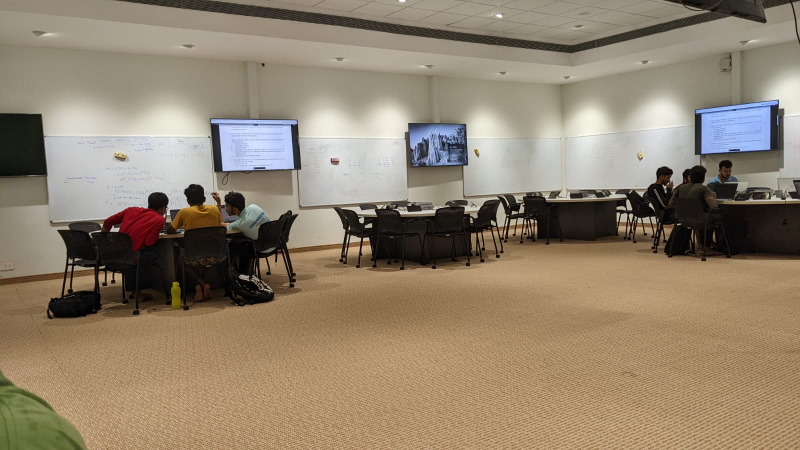
#> input picture class_photo.jpeg, 1600 x 900 px, found by its file name (shown at 1/2 size)
$ jupyter execute 1_Agamdeep_20021.ipynb
#> lines starting #> are read from the running program, lines starting #| are printed output that depends on the picture
# Agamdeep Singh 20021

# PLEASE NOTE:
## All images will open for 5 seconds in a seperate window. This window might be minimised. After 5 seconds, the window will close

[cell 1]
import matplotlib.pyplot as plt

q1

[cell 2]
x=5
y=3.4
z=10
outputs = [z,y,z,x/y,x/z,z*y,x+y,x-y,(x+y)*z,x+y-z, abs(x+y-z), z%x, x%z]

for element in outputs:
    print(element, type(element))

q2

[cell 3]
nums = []
for i in range(1,22):
    nums.append(i)

[cell 4]
sum = 0
for num in nums:
    sum = sum + num
sum

[cell 5]
len(nums)

[cell 6]
nums

[cell 7]
nums[1] = 42
nums[-1] = -36

[cell 8]
nums

[cell 9]
end_sums = []
for i in range(len(nums)//2):
    #print(i)
    val = nums[i] + nums[len(nums)-i-1]
    end_sums.append(val)

[cell 10]
end_sums

[cell 11]
plt.plot(end_sums)
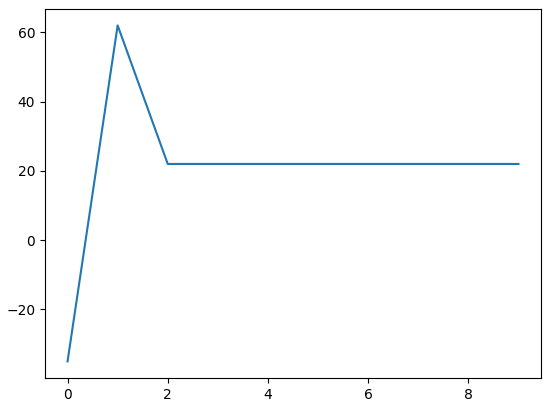
#> figure drawn by matplotlib, 1 panel; curve peaks at x = 1, y = 62

q3

[cell 12]
dict = {'city':'bhopal', 'institute':'iiserb','hotsel':'swan', 'lecture room':4}

[cell 13]
dict

[cell 14]
dict['course']='dse-312'
dict

q4

[cell 15]
import numpy as np

[cell 16]
vals = np.arange(1,10,0.1)

[cell 17]
np.meshgrid(vals,vals)

[cell 18]
grid = []
for i in range(len(vals)):
    row = []
    for j in range(len(vals)):
        row.append((vals[i],vals[j]))
    grid.append(row)

grid

q5

[cell 19]
A = [[22,-22,33],[-33,44,55],[-55,-44,-2]]
sum = 0
for row in A:
    for element in row:
        sum+=element
sum

q6

[cell 20]
a= (3,-2,1)
b=(-7,2,3)

[cell 21]
np.cross(a,b)

[cell 22]
np.dot(a,b)

[cell 23]
np.arccos(np.dot(a,b)/(np.linalg.norm(a)*np.linalg.norm(b)))

q7

[cell 24]
np.zeros((3,4))

[cell 25]
np.zeros((3,4,3)) + 1

[cell 26]
np.zeros((3,3))+1

[cell 27]
np.random.seed(5)
np.random.uniform(size=(4,6))

[cell 28]
np.random.randint(0,4,size=(10))

q8

[cell 29]
a = np.zeros((5,5))
b = a+1
c = np.random.uniform(0,1,(5,5))
d = np.random.uniform(0,1,(5,5))

[cell 30]
a+=10

[cell 31]
b*=0.5
b

[cell 32]
e = np.matmul(a,c)

[cell 33]
e

[cell 34]
#row
e[0]

[cell 35]
#column
e[:,-1]

[cell 36]
e[3][3]

[cell 37]
e-d

[cell 38]
max(max(row) for row in e-d)

[cell 39]
z=e-d
z.transpose()

[cell 40]
for matrix in [a,b,c,d,e,z]:
    print(matrix.size, matrix.shape)

# Q9

[cell 41]
import cv2
import numpy as np

[cell 42]
img = cv2.imread('/home/agam/classes/cv/class_photo.jpeg')
#> img is the input picture: shape (900, 1600, 3); mean B, G, R 110.7, 131.1, 146

[cell 43]
def show(img):
    cv2.imshow("test",img)
    cv2.waitKey(5000)
    cv2.destroyAllWindows()

[cell 44]
gray = cv2.cvtColor(img, cv2.COLOR_BGR2GRAY)
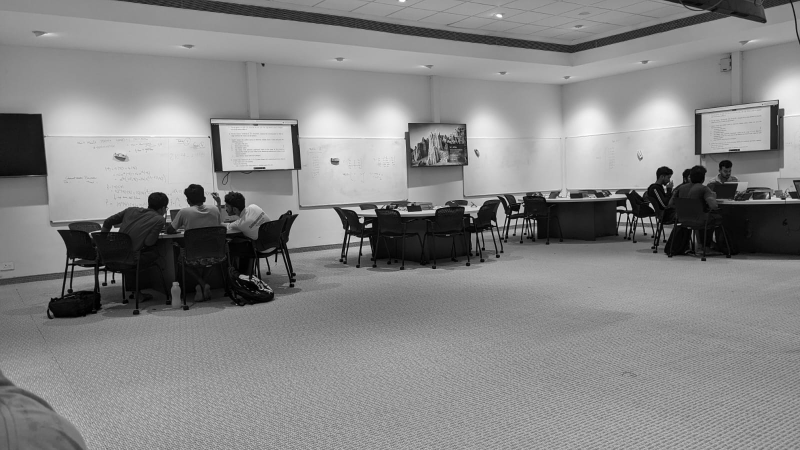
#> gray: shape (900, 1600) (shown at 1/2 size); min 0, max 255, mean 133.2

[cell 45]
show(gray)

[cell 46]
new = np.zeros(gray.shape, dtype = gray.dtype)

[cell 47]
show(new)

[cell 48]
angle_of_rotation = np.pi/6
rotation_mat = np.array([[np.cos(angle_of_rotation),np.sin(angle_of_rotation)],
                            [-np.sin(angle_of_rotation),np.cos(angle_of_rotation)]])

[cell 49]
rotation_mat

[cell 50]
for i in range(gray.shape[0]): #i iterates over rows
    for j in range(gray.shape[1]): #j iterates over columns
        new_vec = np.matmul(rotation_mat, [[i],[j]])
        new_vec = new_vec.astype(int)
        try:
            new[new_vec[0][0]][new_vec[1][0]] = gray[i][j]
        except:
            pass
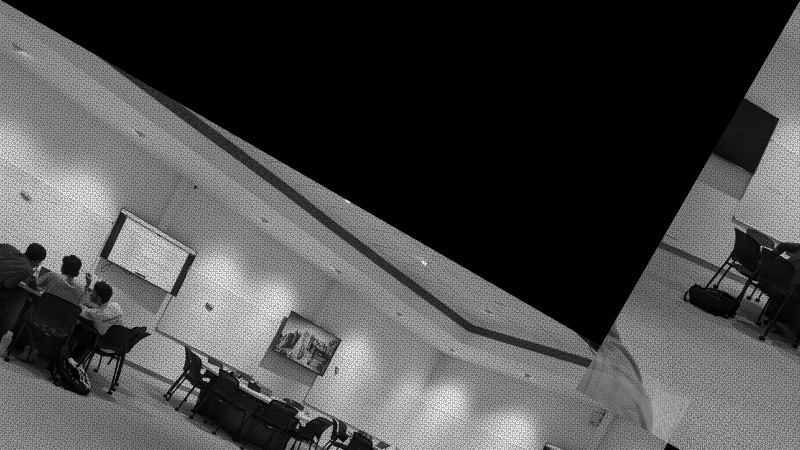
#> new: shape (900, 1600) (shown at 1/2 size); min 0, max 255, mean 71.6

[cell 51]
show(new)

[cell 52]
translate = np.zeros((gray.shape),dtype=gray.dtype)

[cell 53]
x_shift = 10
y_shift = 20

for i in range(gray.shape[0]):
    for j in range(gray.shape[1]):
        try:
            translate[i+x_shift][j+y_shift]=gray[i][j]
        except:
            pass
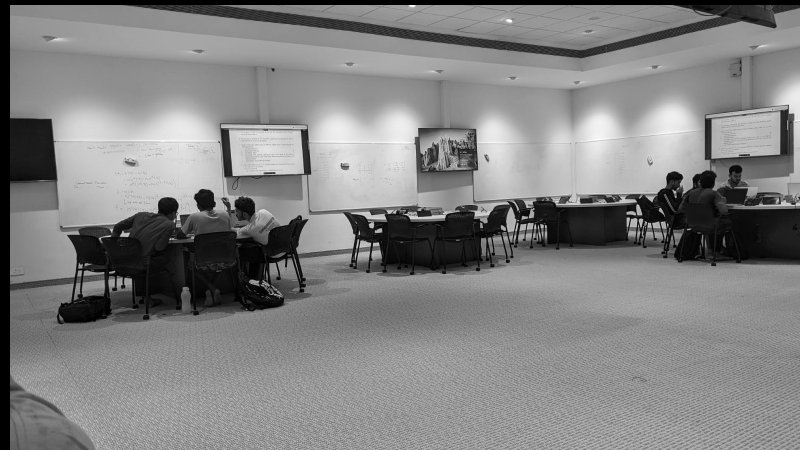
#> translate: shape (900, 1600) (shown at 1/2 size); min 0, max 255, mean 129.9

[cell 54]
show(translate)

[cell 55]
np.array(gray.shape)*5
#> Out = [4500, 8000]

[cell 56]
scale_factor = 0.5
shape = np.array(gray.shape)*scale_factor
#> shape = [450, 800]
shape = shape.astype(int)
scaled = np.zeros(shape,dtype=gray.dtype)

[cell 57]
for i in range(gray.shape[0]):
    for j in range(gray.shape[1]):
        try:
            scaled[int(i*scale_factor)][int(j*scale_factor)]=gray[i][j]
        except:
            pass
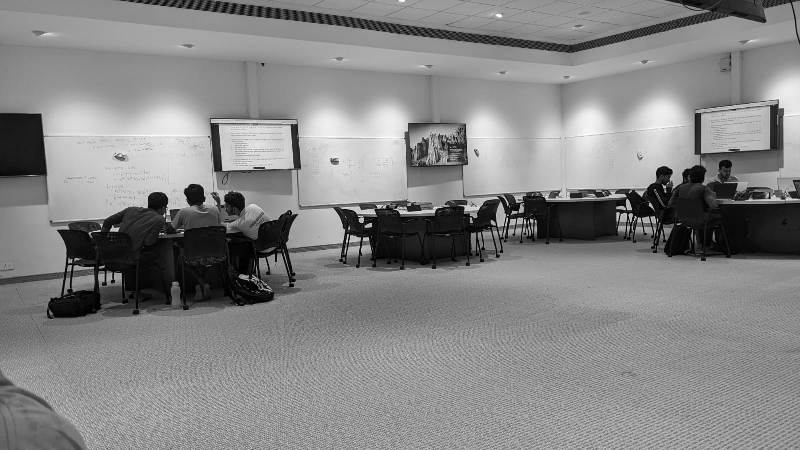
#> scaled: shape (450, 800); min 0, max 255, mean 133.3

[cell 58]
show(scaled)

q10

[cell 59]
np.amax(gray)
#> Out = 255

[cell 60]
np.amax(scaled)
#> Out = 255

[cell 61]
np.mean(gray)
#> Out = 133.2

[cell 62]
np.sum(gray)
#> Out = 191836586

[cell 63]
added = (gray + 100)%255
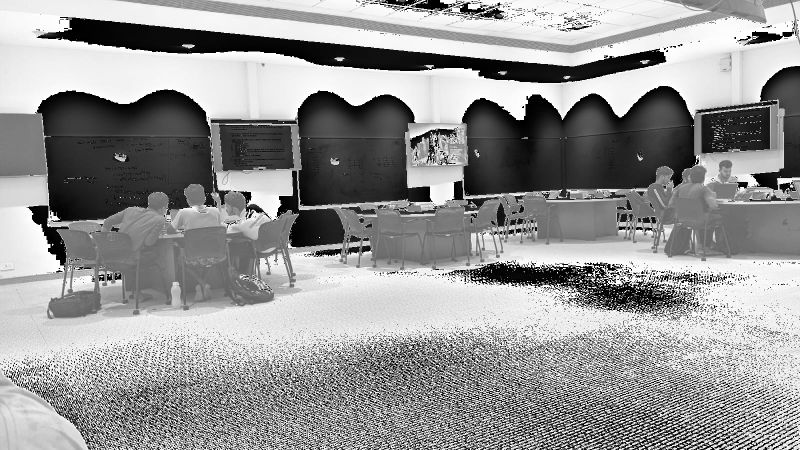
#> added: shape (900, 1600) (shown at 1/2 size); min 0, max 254, mean 149.2

[cell 64]
show(added)

q11

[cell 65]
plt.hist(gray.ravel(), 256)
plt.show()
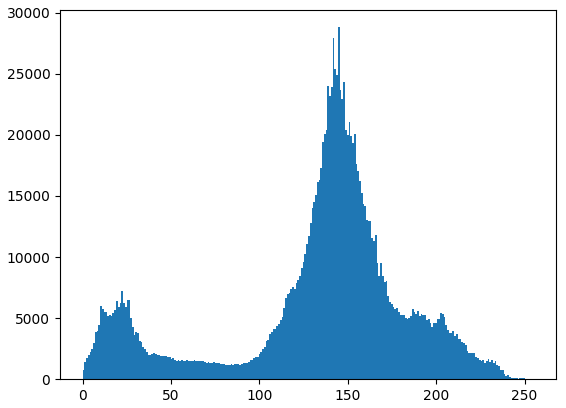
#> figure drawn by matplotlib, 1 panel; tallest bar 28809 high, from x = 144.4 to 145.4

[cell 66]
gray.shape
#> Out = (900, 1600)

[cell 67]
cropped = gray[200:205,200:205]
#> cropped = [[162, 162, 162, 161, 161], [162, 162, 162, 161, 161], [162, 162, 162, 161, 161], [163, 163, 162, 162, 161], [164, 164, 163, 163, 163]]
cropped
#> Out has the same summary as cropped
